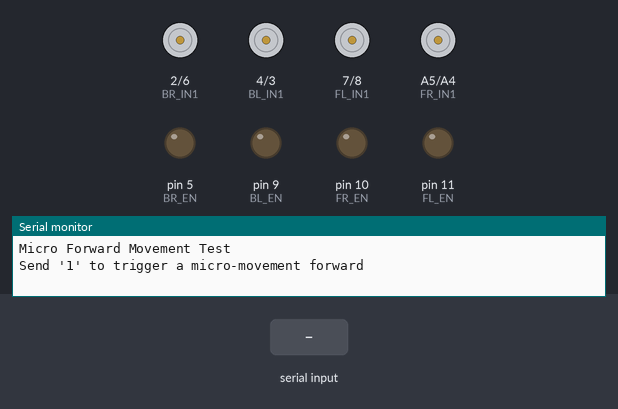
The sketch below on a simulated Arduino Uno, built with avr-gcc and run on an emulated ATmega328P. Shown: motor-driver pin pairs drawn as motors (green arrow = first pin HIGH = forward, orange = second pin HIGH = backward, longer = more drive), output pins drawn as LEDs (lit = HIGH), the last lines printed to the serial monitor. Dashed ring = blinking. Inputs (shaded band) come from the test bench.

Above: at 1.2 s.
1.3 s: "1" received over Serial
At 1.5 s:
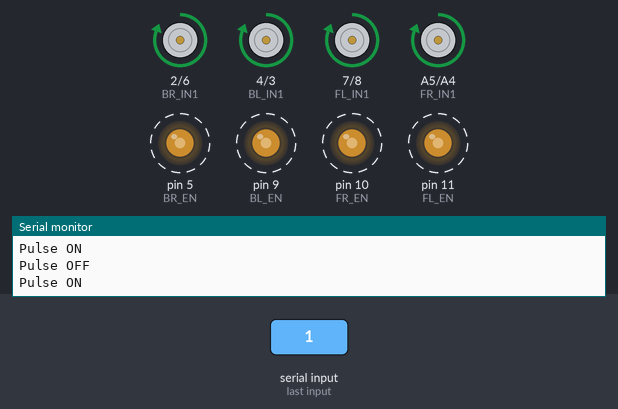
Timing chart, 0 to 10.3 s (numbered marks = the images above; inputs shaded):
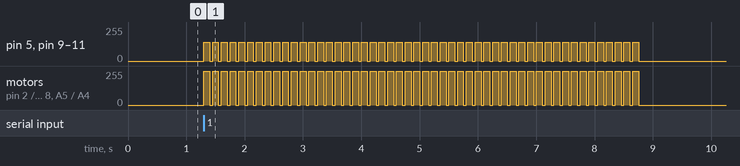

The sketch:

igniter_move.ino
```cpp
/*
 * Micro Forward Movement Test
 *
 * This is a standalone test file for implementing extremely precise micro-movements.
 * It uses the same step-pause pattern as the ball_drop mechanism.
 *
 * Instructions:
 * - Upload this sketch to the motor Arduino
 * - Send '1' over Serial to trigger a micro-movement
 * - Adjust the parameters until the movement distance is satisfactory
 */

// Motor Driver Pins for wheels
// #define FL_IN1 8    // Front Left
// #define FL_IN2 7
// #define FL_EN 12

// #define FR_IN1 A5   // Front Right
// #define FR_IN2 A4
// #define FR_EN A3

// #define BL_IN1 4    // Back Left
// #define BL_IN2 3
// #define BL_EN 13

// #define BR_IN1 5    // Back Right
// #define BR_IN2 6
// #define BR_EN 2

#define BR_IN1 2    // Red wire
#define BR_IN2 6  // Black wire
#define BR_EN 5   // blue wire Enable pin for Front Left
// Motor Driver Pins for Front Left wheel
#define FL_IN1 7    // Blue wire
#define FL_IN2 8    // Green wire
#define FL_EN 11     // Enable pin for Front Right
// Motor Driver Pins for Front Right wheel
#define FR_IN1 A5   // Red wire (10)
#define FR_IN2 A4   // Black wire (9)
#define FR_EN 10    // yellow wire for back left (11)
// Motor Driver Pins for Back Left wheel
#define BL_IN1 4    // Blue wire
#define BL_IN2 3    // Green wire
#define BL_EN 9    // brown wire Enable pin for Back Right


// Micro-movement parameters
#define PULSE_DURATION 100        // How long to turn motors on (ms)
#define PAUSE_DURATION 50       // Pause between pulses (ms)
#define NUM_PULSES 50           // Number of on-off cycles

// State variables
bool isMoving = false;
int pulsesRemaining = 0;
unsigned long lastPulseTime = 0;
bool inPulse = false;  // True during pulse, false during pause

void setup() {
  Serial.begin(9600);
  Serial.println("Micro Forward Movement Test");
  Serial.println("Send '1' to trigger a micro-movement forward");

  // Initialize all motor pins
  pinMode(FL_IN1, OUTPUT);
  pinMode(FL_IN2, OUTPUT);
  pinMode(FL_EN, OUTPUT);

  pinMode(FR_IN1, OUTPUT);
  pinMode(FR_IN2, OUTPUT);
  pinMode(FR_EN, OUTPUT);

  pinMode(BL_IN1, OUTPUT);
  pinMode(BL_IN2, OUTPUT);
  pinMode(BL_EN, OUTPUT);

  pinMode(BR_IN1, OUTPUT);
  pinMode(BR_IN2, OUTPUT);
  pinMode(BR_EN, OUTPUT);

  // Ensure all motors are stopped
  stopMotors();
}

void loop() {
  // Check for command to trigger movement
  if (Serial.available() > 0) {
    char input = Serial.read();
    if (input == '1' && !isMoving) {
          // if (!isMoving) {

      Serial.println("Starting micro-movement...");
      moveForwardMicro();
    }
  }

  // Handle the micro-movement pulse sequence
  manageMicroMovement();
}

// Function to initiate a micro-movement
void moveForwardMicro() {
  if (!isMoving) {
    isMoving = true;
    pulsesRemaining = NUM_PULSES;
    inPulse = false;
    lastPulseTime = millis() - PAUSE_DURATION; // Start immediately
    Serial.println("Micro-movement initiated");
  }
}

// Function to manage the pulse sequence
void manageMicroMovement() {
  if (!isMoving) return;

  unsigned long currentTime = millis();

  if (inPulse) {
    // We're in a motor activation period
    if (currentTime - lastPulseTime >= PULSE_DURATION) {
      // Pulse completed, turn off motor and start pause
      Serial.println("Pulse OFF");
      stopMotors();
      inPulse = false;
      lastPulseTime = currentTime;
    }
  } else {
    // We're in a pause period
    if (currentTime - lastPulseTime >= PAUSE_DURATION) {
      // Pause completed, pulse motors if needed
      if (pulsesRemaining > 0) {
        // Activate motors in forward direction
        Serial.println("Pulse ON");
        moveForward();

        inPulse = true;
        pulsesRemaining--;
        lastPulseTime = currentTime;
      } else {
        // All pulses completed
        isMoving = false;
        Serial.println("Micro-movement completed");
      }
    }
  }
}

// Activate motors in forward direction
void moveForward() {
  // Use a lower PWM value for more precise control
  int motorSpeed = 140; // Just enough to overcome initial inertia

  // Set direction and activate all motors
  digitalWrite(FL_IN1, HIGH);
  digitalWrite(FL_IN2, LOW);
  analogWrite(FL_EN, motorSpeed);

  digitalWrite(FR_IN1, HIGH);
  digitalWrite(FR_IN2, LOW);
  analogWrite(FR_EN, motorSpeed);

  digitalWrite(BL_IN1, HIGH);
  digitalWrite(BL_IN2, LOW);
  analogWrite(BL_EN, motorSpeed);

  digitalWrite(BR_IN1, HIGH);
  digitalWrite(BR_IN2, LOW);
  analogWrite(BR_EN, motorSpeed);
}

// Function to stop all motors
void stopMotors() {
  // Simple stop - turn off all motors
  digitalWrite(FL_IN1, LOW);
  digitalWrite(FL_IN2, LOW);
  analogWrite(FL_EN, 0);

  digitalWrite(FR_IN1, LOW);
  digitalWrite(FR_IN2, LOW);
  analogWrite(FR_EN, 0);

  digitalWrite(BL_IN1, LOW);
  digitalWrite(BL_IN2, LOW);
  analogWrite(BL_EN, 0);

  digitalWrite(BR_IN1, LOW);
  digitalWrite(BR_IN2, LOW);
  analogWrite(BR_EN, 0);
}
```

Measured:
- after the input at 1.3 s, pin 5 (BR_EN), pin 9 (BL_EN): alternates 140/255 for 0.10 s and 0/255 for 0.05 s, 100 changes in all, then stays 0/255, starting at once
